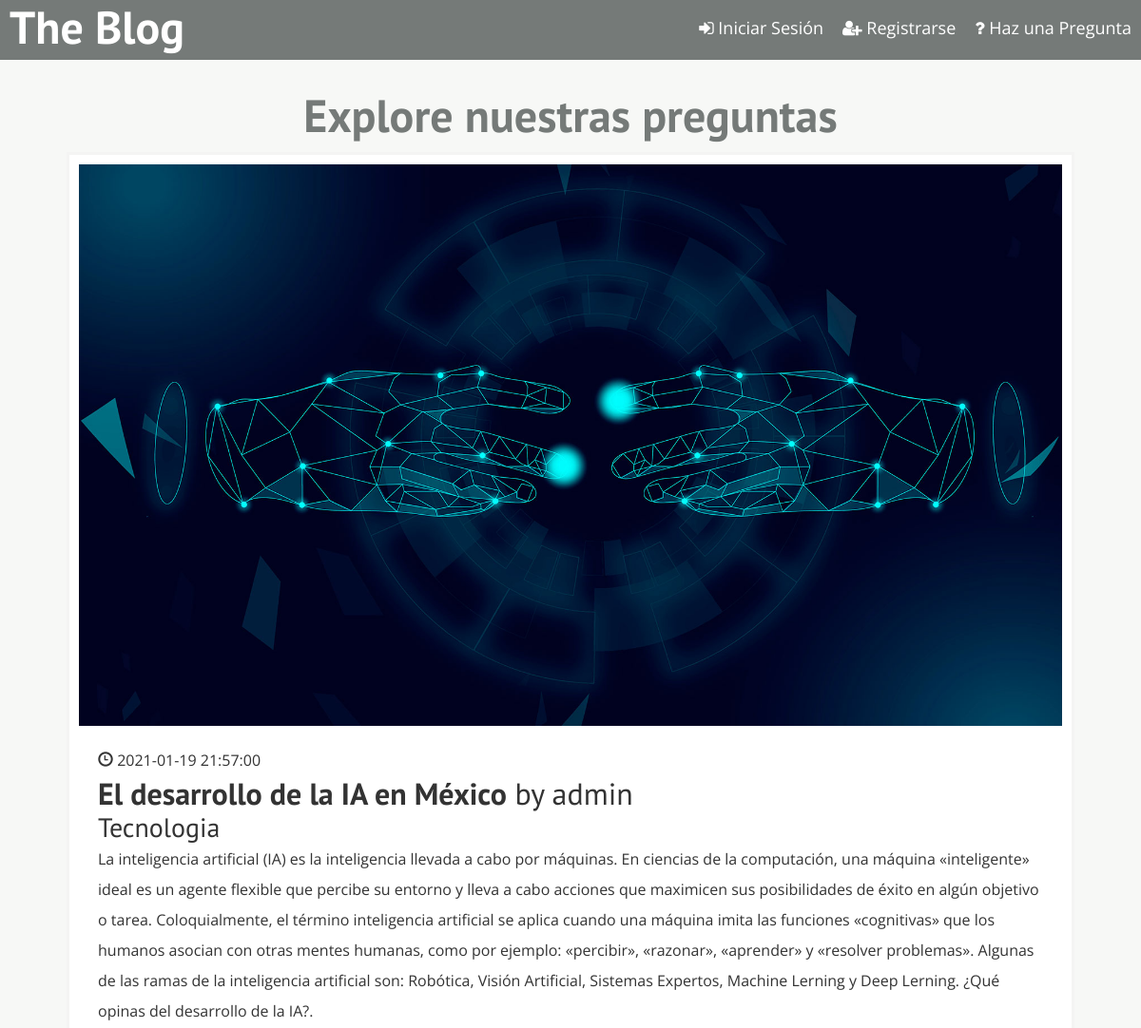
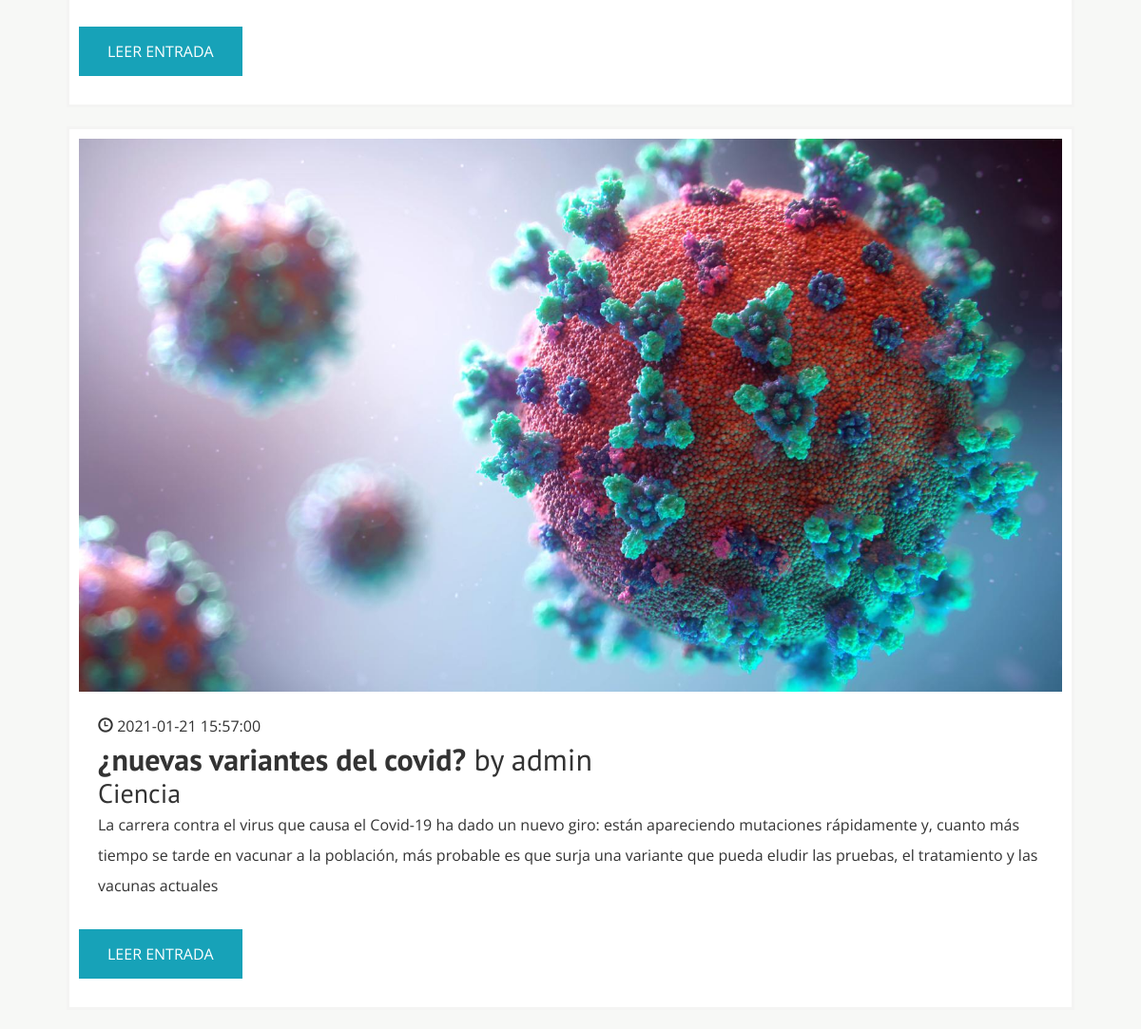
The page / on the database its author committed (2 pictures, top to bottom).
### tables this page shows
CREATE TABLE `posts` (
  `post_id` tinyint(3) NOT NULL,
  `usuario_id` int(11) NOT NULL,
  `post_categoria_id` tinyint(3) NOT NULL,
  `post_titulo` varchar(255) NOT NULL,
  `post_autor` varchar(255) NOT NULL,
  `post_fecha` datetime NOT NULL,
  `post_imagen` text,
  `post_contenido` longtext,
  `post_contador_comentarios` int(11) NOT NULL,
  `post_status` varchar(255) NOT NULL DEFAULT 'abierto',
  `post_publish` varchar(255) NOT NULL DEFAULT 'solicitado'
);

CREATE TABLE `categoria` (
  `categoria_id` tinyint(3) NOT NULL,
  `categoria_nombre` varchar(255) NOT NULL
);

### modelo.php (the view, shortened to what this page needs)
<?php
    function getAllHtml()
    {
        require_once 'bd/conexion.php';
        $sqlSelect = 'SELECT posts.post_titulo ,categoria.categoria_nombre ,posts.post_autor , posts.post_fecha , posts.post_imagen , posts.post_contenido,posts.post_id FROM posts INNER JOIN categoria ON posts.post_categoria_id = categoria_id WHERE (post_status="abierto" OR post_status="cerrado") AND post_publish="aprobado"';
        $resultSet = $conn->query($sqlSelect);
        $tabla = "";
        $tabla2 = "";
        $bandera = false;
        if (mysqli_multi_query($conn, $sqlSelect) ) {
            do {
                if ($resultSet = mysqli_store_result($conn)) {
                    while ($row = mysqli_fetch_row($resultSet)) {
                        if($bandera==false){
                                $titulo =$row[0];
                                $categoria = $row[1];
                                $autor = $row[2];
                                $fecha = $row[3];
                                $imagen = $row[4];
                                $contenido = $row[5];
                                $post_id = $row[6];
                                $tabla .= "<article class='entrada'>";
                                $tabla .= "<div class='entrada__imagen'>";
                                if($imagen != ''){
                                    $tabla .= "<img src=img/$imagen alt='ImagenPost'>";
                                }
                                $tabla .= "</div>";
                                $tabla .= "<div class='entrada__contenido'>";
                                $tabla .= "<i class='glyphicon glyphicon-time'></i> $fecha";
                                $tabla .= "<h3 class='no-margin entrada__titulo'>$titulo<span class='entrada__autor'> by $autor</span> </h3>";
                                $tabla .= "<h4 class='no-margin'>$categoria</h4>";
                                $tabla .= "<p>$contenido</p>";
                                $tabla .= "</div>";
                                $tabla .= "<a href='post/index.php?post_id=".$post_id."' class='boton bg-info'>Leer Entrada</a>";
                                $tabla .= "</article>";
                        }else{
                        }
                    }
                }
            } while (mysqli_more_results($conn) && mysqli_next_result($conn));
        }
            if($tabla == ''){
                $tabla .="<div class='alert alert-secondary'>";
                $tabla .="NO SE HA PUBLICADO NINGUN POST. SE EL PRIMERO EN ";
                $tabla .="<a href='login/index.php'>PUBLICAR</a>";
                $tabla .= "</div>";
            }else{
                $tabla2 .="<h1 class='text-center bienvenida'>Explore nuestras preguntas</h1>";
            }
        return $datos = array("tabla" => $tabla, "tabla2" => $tabla2);
    }
?>

### includes/header.php (shortened to what this page needs)
<!DOCTYPE html>
<html lang="en">
<head>
    <link rel="stylesheet" href="dt/datatables.css">
    <link rel="stylesheet" href="faw/css/font-awesome.css">
    <link rel="stylesheet" href="../faw/css/font-awesome.css">
    <link rel="stylesheet" href="https://cdn.jsdelivr.net/npm/bootstrap@4.5.3/dist/css/bootstrap.min.css">
    <link rel="stylesheet" href="https://maxcdn.bootstrapcdn.com/bootstrap/3.3.7/css/bootstrap.min.css">
    <link rel="stylesheet" href="https://cdnjs.cloudflare.com/ajax/libs/twitter-bootstrap/3.3.7/css/bootstrap.min.css">
    <link rel="stylesheet" href="https://cdnjs.cloudflare.com/ajax/libs/bootstrap-datetimepicker/4.7.14/css/bootstrap-datetimepicker.min.css">
    <link rel="stylesheet" href="css/style.css">
    <link rel="stylesheet" href="../css/style.css">
</head>
<body>

### index.php (shortened to what this page needs)
<?php
    include_once 'includes/header.php';
    if(isset($_SESSION['logueado'])){
        if(!(isset($_SESSION) && $_SESSION['logueado'] == TRUE)){
            include_once 'menumain.php';
        }else{
            include_once 'menumainLog.php';
        }
    }else{
        include_once 'menumain.php';
    }
    include_once 'modelo.php';
    $datos = getAllHtml();
    include_once 'contenido.php';
    include_once 'includes/footer.php';
?>

### menumain.php
<header class="header">
    <div class="">
        <div class="barra">
            <a href="index.php" class="logo">
            <h1 class="logo__nombre centrar-texto no-margin logo__bold">The Blog</h1>
            </a>
            <nav class="navegacion">
                <a href="login/index.php" class="navegacion__enlace">
                    <i class="fa fa-sign-in" aria-hidden="true"></i>
                    Iniciar Sesión
                </a>
                <a href="registro/index.php" class="navegacion__enlace">
                    <i class="fa fa-user-plus" aria-hidden="true"></i>
                    Registrarse
                </a>
                <a href="login/index.php" class="navegacion__enlace">
                <i class="fa fa-question" aria-hidden="true"></i>
                    Haz una Pregunta
                </a>
            </nav>
        </div>
    </div>
</header>

### contenido.php
<div class="contenedor contenido-principal">
  <main class="blog">
    <?php echo $datos['tabla2']; ?>
    <?php echo $datos['tabla']; ?>
  </main>
</div>

### includes/footer.php (shortened to what this page needs)
</body>
</html>

### css/style.css (style rules this page uses)
:root { --blanco:#FFF; --naranja:rgb(247, 115, 8); --papel:#F7F8F6; --negro:#000; --fuenteHeading: 'PT Sans', sans-serif; --fuenteParrafos: 'Open Sans', sans-serif; --gris: #757A78; }
html { box-sizing: border-box; }
*, *:before, *:after { box-sizing: inherit; }
body { font-family: var(--fuenteParrafos); font-size: 1.6rem; line-height: 2; background-color: var(--papel); }
a { text-decoration: none; }
img { max-width: 100%; }
h1,h2,h3,h4 { font-family: var(--fuenteHeading); line-height: 1.2; }
h1 { font-size: 4.8rem; }
h3 { font-size: 3.2rem }
h4 { font-size: 2.8rem; }
.no-margin { margin: 0; }
.centrar-texto { text-align: center; }
.header { background-color: #757A78; padding-bottom: 0.5rem; padding-right: 1rem; padding-left: 1rem; margin-bottom: 1rem; }
@media (min-width: 768px) { .barra { display: flex; justify-content: space-between; align-items: center; } }
.logo { color: var(--blanco); }
.logo__nombre { font-weight: 400; }
.logo__bold { font-weight: 700; }
.navegacion { justify-content: center; text-align: center; }
@media (min-width: 768px) { .navegacion { display: flex; gap: 2rem; } }
.navegacion__enlace { display: block; color: var(--blanco); font-size: 1.8rem; }
@media (min-width: 768px) { .contenido-principal { display: flex; justify-content: center; } }
.entrada { background-color: var(--blanco); border: solid #F4F4F3; margin: 0 1rem 2rem 1rem; padding: 1rem; }
.entrada__imagen { text-align: center; }
.entrada__contenido { padding: 2rem; }
.entrada__titulo { font-weight: 700; }
.entrada__autor { font-weight: 400; }
.boton { color: var(--blanco); background-color: var(--gris); padding: 1rem 3rem; text-transform: uppercase; margin-bottom: 2rem; display: block; text-align: center; }
@media (min-width: 768px) { .boton { display: inline-block; } }
.contenedor { max-width: 120rem; width: 90%; margin: 0 auto; }
@media (min-width: 768px) { .contenido-principal { display: grid; grid-template-columns: 1fr; } }
.bienvenida { font-weight: 700; color: var(--gris); }

### rows shown on the page
posts: post_imagen (picture), post_fecha "2021-01-19 21:57:00", post_titulo "El desarrollo de la IA en México", post_autor "admin", categoria.categoria_nombre "Tecnologia", post_contenido "La inteligencia artificial (IA) es la inteligencia llevada a cabo por máquinas. En ciencias de la computación, una máquina «inteligente» ideal es un agente flexible que percibe su entorno y lleva a cabo acciones que maximicen sus posibilidades de éxito en algún objetivo o tarea. Coloquialmente, el término inteligencia artificial se aplica cuando una máquina imita las funciones «cognitivas» que los humanos asocian con otras mentes humanas, como por ejemplo: «percibir», «razonar», «aprender» y «resolver problemas». Algunas de las ramas de la inteligencia artificial son: Robótica, Visión Artificial, Sistemas Expertos, Machine Lerning y Deep Lerning. ¿Qué opinas del desarrollo de la IA?."
posts: post_imagen (picture), post_fecha "2021-01-21 15:57:00", post_titulo "¿nuevas variantes del covid?", post_autor "admin", categoria.categoria_nombre "Ciencia", post_contenido "La carrera contra el virus que causa el Covid-19 ha dado un nuevo giro: están apareciendo mutaciones rápidamente y, cuanto más tiempo se tarde en vacunar a la población, más probable es que surja una variante que pueda eludir las pruebas, el tratamiento y las vacunas actuales"
